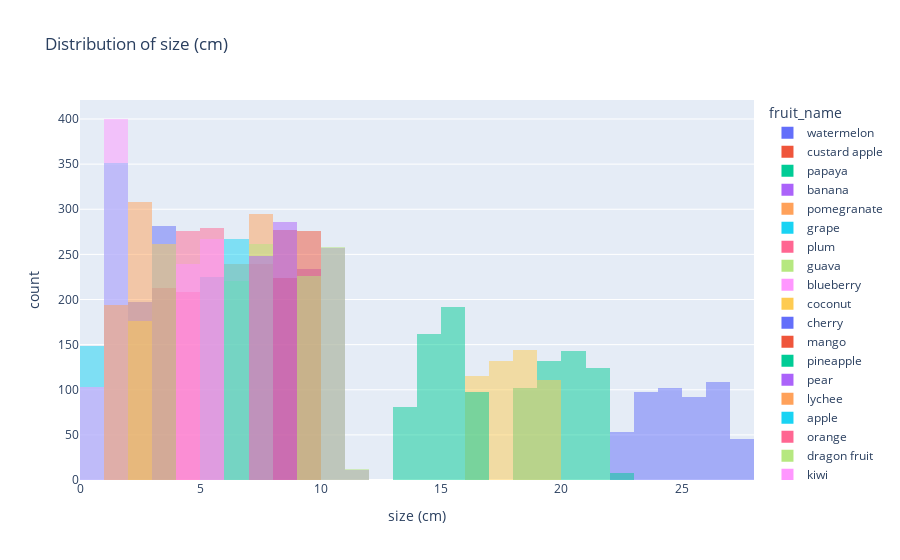
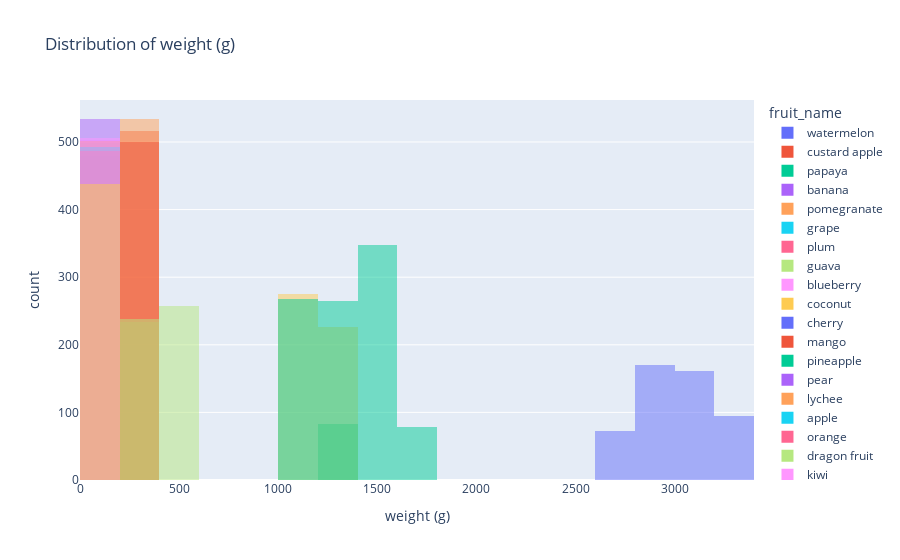
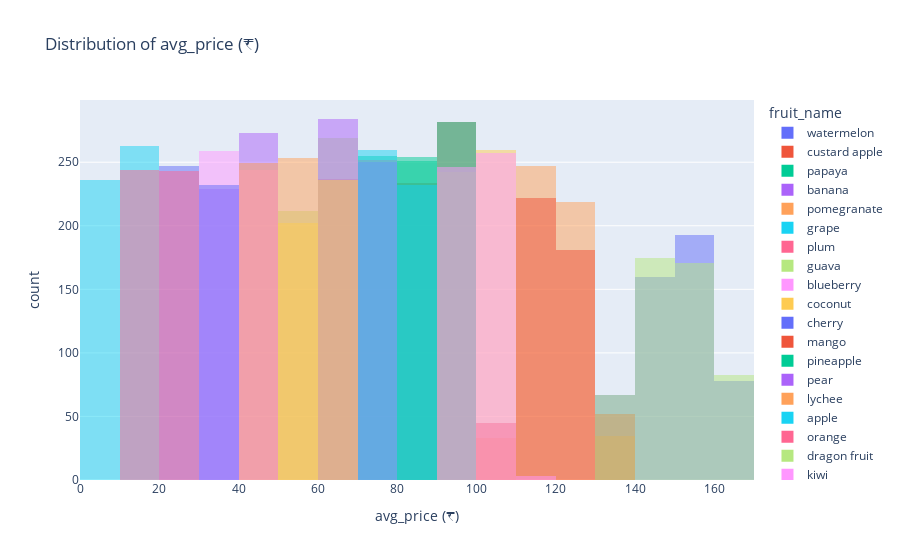

Write notebook code for charts like these, in order.
### Code cell
# Lets get into visualization ASAP: Starting with the distributions of numerical features

for col in ['size (cm)', 'weight (g)', 'avg_price (₹)']:
    fig = px.histogram(fruit_data, x=col, nbins=30, color='fruit_name', barmode='overlay',
                       title=f"Distribution of {col}")
    fig.show()

### Figure 1 — Plotly figure (JSON) as saved in the notebook; plotly's stock layout.template omitted (floating-point values rounded to 4 significant figures; data arrays with more than 128 entries replaced by an {"elided": "..."} marker saying what was removed)
{"data": [{"bingroup": "x", "hovertemplate": "fruit_name=watermelon<br>size (cm)=%{x}<br>count=%{y}<extra></extra>", "legendgroup": "watermelon", "marker": {"color": "#636efa", "opacity": 0.5, "pattern": {"shape": ""}}, "name": "watermelon", "nbinsx": 30, "orientation": "v", "showlegend": true, "type": "histogram", "x": {"elided": "498 float values"}, "xaxis": "x", "yaxis": "y"}, {"bingroup": "x", "hovertemplate": "fruit_name=custard apple<br>size (cm)=%{x}<br>count=%{y}<extra></extra>", "legendgroup": "custard apple", "marker": {"color": "#EF553B", "opacity": 0.5, "pattern": {"shape": ""}}, "name": "custard apple", "nbinsx": 30, "orientation": "v", "showlegend": true, "type": "histogram", "x": {"elided": "516 float values"}, "xaxis": "x", "yaxis": "y"}, {"bingroup": "x", "hovertemplate": "fruit_name=papaya<br>size (cm)=%{x}<br>count=%{y}<extra></extra>", "legendgroup": "papaya", "marker": {"color": "#00cc96", "opacity": 0.5, "pattern": {"shape": ""}}, "name": "papaya", "nbinsx": 30, "orientation": "v", "showlegend": true, "type": "histogram", "x": {"elided": "509 float values"}, "xaxis": "x", "yaxis": "y"}, {"bingroup": "x", "hovertemplate": "fruit_name=banana<br>size (cm)=%{x}<br>count=%{y}<extra></extra>", "legendgroup": "banana", "marker": {"color": "#ab63fa", "opacity": 0.5, "pattern": {"shape": ""}}, "name": "banana", "nbinsx": 30, "orientation": "v", "showlegend": true, "type": "histogram", "x": {"elided": "502 float values"}, "xaxis": "x", "yaxis": "y"}, {"bingroup": "x", "hovertemplate": "fruit_name=pomegranate<br>size (cm)=%{x}<br>count=%{y}<extra></extra>", "legendgroup": "pomegranate", "marker": {"color": "#FFA15A", "opacity": 0.5, "pattern": {"shape": ""}}, "name": "pomegranate", "nbinsx": 30, "orientation": "v", "showlegend": true, "type": "histogram", "x": {"elided": "534 float values"}, "xaxis": "x", "yaxis": "y"}, {"bingroup": "x", "hovertemplate": "fruit_name=grape<br>size (cm)=%{x}<br>count=%{y}<extra></extra>", "legendgroup": "grape", "marker": {"color": "#19d3f3", "opacity": 0.5, "pattern": {"shape": ""}}, "name": "grape", "nbinsx": 30, "orientation": "v", "showlegend": true, "type": "histogram", "x": {"elided": "499 float values"}, "xaxis": "x", "yaxis": "y"}, {"bingroup": "x", "hovertemplate": "fruit_name=plum<br>size (cm)=%{x}<br>count=%{y}<extra></extra>", "legendgroup": "plum", "marker": {"color": "#FF6692", "opacity": 0.5, "pattern": {"shape": ""}}, "name": "plum", "nbinsx": 30, "orientation": "v", "showlegend": true, "type": "histogram", "x": {"elided": "489 float values"}, "xaxis": "x", "yaxis": "y"}, {"bingroup": "x", "hovertemplate": "fruit_name=guava<br>size (cm)=%{x}<br>count=%{y}<extra></extra>", "legendgroup": "guava", "marker": {"color": "#B6E880", "opacity": 0.5, "pattern": {"shape": ""}}, "name": "guava", "nbinsx": 30, "orientation": "v", "showlegend": true, "type": "histogram", "x": {"elided": "481 float values"}, "xaxis": "x", "yaxis": "y"}, {"bingroup": "x", "hovertemplate": "fruit_name=blueberry<br>size (cm)=%{x}<br>count=%{y}<extra></extra>", "legendgroup": "blueberry", "marker": {"color": "#FF97FF", "opacity": 0.5, "pattern": {"shape": ""}}, "name": "blueberry", "nbinsx": 30, "orientation": "v", "showlegend": true, "type": "histogram", "x": {"elided": "503 float values"}, "xaxis": "x", "yaxis": "y"}, {"bingroup": "x", "hovertemplate": "fruit_name=coconut<br>size (cm)=%{x}<br>count=%{y}<extra></extra>", "legendgroup": "coconut", "marker": {"color": "#FECB52", "opacity": 0.5, "pattern": {"shape": ""}}, "name": "coconut", "nbinsx": 30, "orientation": "v", "showlegend": true, "type": "histogram", "x": {"elided": "502 float values"}, "xaxis": "x", "yaxis": "y"}, {"bingroup": "x", "hovertemplate": "fruit_name=cherry<br>size (cm)=%{x}<br>count=%{y}<extra></extra>", "legendgroup": "cherry", "marker": {"color": "#636efa", "opacity": 0.5, "pattern": {"shape": ""}}, "name": "cherry", "nbinsx": 30, "orientation": "v", "showlegend": true, "type": "histogram", "x": {"elided": "479 float values"}, "xaxis": "x", "yaxis": "y"}, {"bingroup": "x", "hovertemplate": "fruit_name=mango<br>size (cm)=%{x}<br>count=%{y}<extra></extra>", "legendgroup": "mango", "marker": {"color": "#EF553B", "opacity": 0.5, "pattern": {"shape": ""}}, "name": "mango", "nbinsx": 30, "orientation": "v", "showlegend": true, "type": "histogram", "x": {"elided": "500 float values"}, "xaxis": "x", "yaxis": "y"}, {"bingroup": "x", "hovertemplate": "fruit_name=pineapple<br>size (cm)=%{x}<br>count=%{y}<extra></extra>", "legendgroup": "pineapple", "marker": {"color": "#00cc96", "opacity": 0.5, "pattern": {"shape": ""}}, "name": "pineapple", "nbinsx": 30, "orientation": "v", "showlegend": true, "type": "histogram", "x": {"elided": "533 float values"}, "xaxis": "x", "yaxis": "y"}, {"bingroup": "x", "hovertemplate": "fruit_name=pear<br>size (cm)=%{x}<br>count=%{y}<extra></extra>", "legendgroup": "pear", "marker": {"color": "#ab63fa", "opacity": 0.5, "pattern": {"shape": ""}}, "name": "pear", "nbinsx": 30, "orientation": "v", "showlegend": true, "type": "histogram", "x": {"elided": "534 float values"}, "xaxis": "x", "yaxis": "y"}, {"bingroup": "x", "hovertemplate": "fruit_name=lychee<br>size (cm)=%{x}<br>count=%{y}<extra></extra>", "legendgroup": "lychee", "marker": {"color": "#FFA15A", "opacity": 0.5, "pattern": {"shape": ""}}, "name": "lychee", "nbinsx": 30, "orientation": "v", "showlegend": true, "type": "histogram", "x": {"elided": "502 float values"}, "xaxis": "x", "yaxis": "y"}, {"bingroup": "x", "hovertemplate": "fruit_name=apple<br>size (cm)=%{x}<br>count=%{y}<extra></extra>", "legendgroup": "apple", "marker": {"color": "#19d3f3", "opacity": 0.5, "pattern": {"shape": ""}}, "name": "apple", "nbinsx": 30, "orientation": "v", "showlegend": true, "type": "histogram", "x": {"elided": "492 float values"}, "xaxis": "x", "yaxis": "y"}, {"bingroup": "x", "hovertemplate": "fruit_name=orange<br>size (cm)=%{x}<br>count=%{y}<extra></extra>", "legendgroup": "orange", "marker": {"color": "#FF6692", "opacity": 0.5, "pattern": {"shape": ""}}, "name": "orange", "nbinsx": 30, "orientation": "v", "showlegend": true, "type": "histogram", "x": {"elided": "487 float values"}, "xaxis": "x", "yaxis": "y"}, {"bingroup": "x", "hovertemplate": "fruit_name=dragon fruit<br>size (cm)=%{x}<br>count=%{y}<extra></extra>", "legendgroup": "dragon fruit", "marker": {"color": "#B6E880", "opacity": 0.5, "pattern": {"shape": ""}}, "name": "dragon fruit", "nbinsx": 30, "orientation": "v", "showlegend": true, "type": "histogram", "x": {"elided": "496 float values"}, "xaxis": "x", "yaxis": "y"}, {"bingroup": "x", "hovertemplate": "fruit_name=kiwi<br>size (cm)=%{x}<br>count=%{y}<extra></extra>", "legendgroup": "kiwi", "marker": {"color": "#FF97FF", "opacity": 0.5, "pattern": {"shape": ""}}, "name": "kiwi", "nbinsx": 30, "orientation": "v", "showlegend": true, "type": "histogram", "x": {"elided": "506 float values"}, "xaxis": "x", "yaxis": "y"}, {"bingroup": "x", "hovertemplate": "fruit_name=strawberry<br>size (cm)=%{x}<br>count=%{y}<extra></extra>", "legendgroup": "strawberry", "marker": {"color": "#FECB52", "opacity": 0.5, "pattern": {"shape": ""}}, "name": "strawberry", "nbinsx": 30, "orientation": "v", "showlegend": true, "type": "histogram", "x": {"elided": "438 float values"}, "xaxis": "x", "yaxis": "y"}], "layout": {"barmode": "overlay", "legend": {"title": {"text": "fruit_name"}, "tracegroupgap": 0}, "title": {"text": "Distribution of size (cm)"}, "xaxis": {"anchor": "y", "domain": [0, 1], "title": {"text": "size (cm)"}}, "yaxis": {"anchor": "x", "domain": [0, 1], "title": {"text": "count"}}}}

### Figure 2 — Plotly figure (JSON) as saved in the notebook; plotly's stock layout.template omitted (floating-point values rounded to 4 significant figures; data arrays with more than 128 entries replaced by an {"elided": "..."} marker saying what was removed)
{"data": [{"bingroup": "x", "hovertemplate": "fruit_name=watermelon<br>weight (g)=%{x}<br>count=%{y}<extra></extra>", "legendgroup": "watermelon", "marker": {"color": "#636efa", "opacity": 0.5, "pattern": {"shape": ""}}, "name": "watermelon", "nbinsx": 30, "orientation": "v", "showlegend": true, "type": "histogram", "x": {"elided": "498 float values"}, "xaxis": "x", "yaxis": "y"}, {"bingroup": "x", "hovertemplate": "fruit_name=custard apple<br>weight (g)=%{x}<br>count=%{y}<extra></extra>", "legendgroup": "custard apple", "marker": {"color": "#EF553B", "opacity": 0.5, "pattern": {"shape": ""}}, "name": "custard apple", "nbinsx": 30, "orientation": "v", "showlegend": true, "type": "histogram", "x": {"elided": "516 float values"}, "xaxis": "x", "yaxis": "y"}, {"bingroup": "x", "hovertemplate": "fruit_name=papaya<br>weight (g)=%{x}<br>count=%{y}<extra></extra>", "legendgroup": "papaya", "marker": {"color": "#00cc96", "opacity": 0.5, "pattern": {"shape": ""}}, "name": "papaya", "nbinsx": 30, "orientation": "v", "showlegend": true, "type": "histogram", "x": {"elided": "509 float values"}, "xaxis": "x", "yaxis": "y"}, {"bingroup": "x", "hovertemplate": "fruit_name=banana<br>weight (g)=%{x}<br>count=%{y}<extra></extra>", "legendgroup": "banana", "marker": {"color": "#ab63fa", "opacity": 0.5, "pattern": {"shape": ""}}, "name": "banana", "nbinsx": 30, "orientation": "v", "showlegend": true, "type": "histogram", "x": {"elided": "502 float values"}, "xaxis": "x", "yaxis": "y"}, {"bingroup": "x", "hovertemplate": "fruit_name=pomegranate<br>weight (g)=%{x}<br>count=%{y}<extra></extra>", "legendgroup": "pomegranate", "marker": {"color": "#FFA15A", "opacity": 0.5, "pattern": {"shape": ""}}, "name": "pomegranate", "nbinsx": 30, "orientation": "v", "showlegend": true, "type": "histogram", "x": {"elided": "534 float values"}, "xaxis": "x", "yaxis": "y"}, {"bingroup": "x", "hovertemplate": "fruit_name=grape<br>weight (g)=%{x}<br>count=%{y}<extra></extra>", "legendgroup": "grape", "marker": {"color": "#19d3f3", "opacity": 0.5, "pattern": {"shape": ""}}, "name": "grape", "nbinsx": 30, "orientation": "v", "showlegend": true, "type": "histogram", "x": {"elided": "499 float values"}, "xaxis": "x", "yaxis": "y"}, {"bingroup": "x", "hovertemplate": "fruit_name=plum<br>weight (g)=%{x}<br>count=%{y}<extra></extra>", "legendgroup": "plum", "marker": {"color": "#FF6692", "opacity": 0.5, "pattern": {"shape": ""}}, "name": "plum", "nbinsx": 30, "orientation": "v", "showlegend": true, "type": "histogram", "x": {"elided": "489 float values"}, "xaxis": "x", "yaxis": "y"}, {"bingroup": "x", "hovertemplate": "fruit_name=guava<br>weight (g)=%{x}<br>count=%{y}<extra></extra>", "legendgroup": "guava", "marker": {"color": "#B6E880", "opacity": 0.5, "pattern": {"shape": ""}}, "name": "guava", "nbinsx": 30, "orientation": "v", "showlegend": true, "type": "histogram", "x": {"elided": "481 float values"}, "xaxis": "x", "yaxis": "y"}, {"bingroup": "x", "hovertemplate": "fruit_name=blueberry<br>weight (g)=%{x}<br>count=%{y}<extra></extra>", "legendgroup": "blueberry", "marker": {"color": "#FF97FF", "opacity": 0.5, "pattern": {"shape": ""}}, "name": "blueberry", "nbinsx": 30, "orientation": "v", "showlegend": true, "type": "histogram", "x": {"elided": "503 float values"}, "xaxis": "x", "yaxis": "y"}, {"bingroup": "x", "hovertemplate": "fruit_name=coconut<br>weight (g)=%{x}<br>count=%{y}<extra></extra>", "legendgroup": "coconut", "marker": {"color": "#FECB52", "opacity": 0.5, "pattern": {"shape": ""}}, "name": "coconut", "nbinsx": 30, "orientation": "v", "showlegend": true, "type": "histogram", "x": {"elided": "502 float values"}, "xaxis": "x", "yaxis": "y"}, {"bingroup": "x", "hovertemplate": "fruit_name=cherry<br>weight (g)=%{x}<br>count=%{y}<extra></extra>", "legendgroup": "cherry", "marker": {"color": "#636efa", "opacity": 0.5, "pattern": {"shape": ""}}, "name": "cherry", "nbinsx": 30, "orientation": "v", "showlegend": true, "type": "histogram", "x": {"elided": "479 float values"}, "xaxis": "x", "yaxis": "y"}, {"bingroup": "x", "hovertemplate": "fruit_name=mango<br>weight (g)=%{x}<br>count=%{y}<extra></extra>", "legendgroup": "mango", "marker": {"color": "#EF553B", "opacity": 0.5, "pattern": {"shape": ""}}, "name": "mango", "nbinsx": 30, "orientation": "v", "showlegend": true, "type": "histogram", "x": {"elided": "500 float values"}, "xaxis": "x", "yaxis": "y"}, {"bingroup": "x", "hovertemplate": "fruit_name=pineapple<br>weight (g)=%{x}<br>count=%{y}<extra></extra>", "legendgroup": "pineapple", "marker": {"color": "#00cc96", "opacity": 0.5, "pattern": {"shape": ""}}, "name": "pineapple", "nbinsx": 30, "orientation": "v", "showlegend": true, "type": "histogram", "x": {"elided": "533 float values"}, "xaxis": "x", "yaxis": "y"}, {"bingroup": "x", "hovertemplate": "fruit_name=pear<br>weight (g)=%{x}<br>count=%{y}<extra></extra>", "legendgroup": "pear", "marker": {"color": "#ab63fa", "opacity": 0.5, "pattern": {"shape": ""}}, "name": "pear", "nbinsx": 30, "orientation": "v", "showlegend": true, "type": "histogram", "x": {"elided": "534 float values"}, "xaxis": "x", "yaxis": "y"}, {"bingroup": "x", "hovertemplate": "fruit_name=lychee<br>weight (g)=%{x}<br>count=%{y}<extra></extra>", "legendgroup": "lychee", "marker": {"color": "#FFA15A", "opacity": 0.5, "pattern": {"shape": ""}}, "name": "lychee", "nbinsx": 30, "orientation": "v", "showlegend": true, "type": "histogram", "x": {"elided": "502 float values"}, "xaxis": "x", "yaxis": "y"}, {"bingroup": "x", "hovertemplate": "fruit_name=apple<br>weight (g)=%{x}<br>count=%{y}<extra></extra>", "legendgroup": "apple", "marker": {"color": "#19d3f3", "opacity": 0.5, "pattern": {"shape": ""}}, "name": "apple", "nbinsx": 30, "orientation": "v", "showlegend": true, "type": "histogram", "x": {"elided": "492 float values"}, "xaxis": "x", "yaxis": "y"}, {"bingroup": "x", "hovertemplate": "fruit_name=orange<br>weight (g)=%{x}<br>count=%{y}<extra></extra>", "legendgroup": "orange", "marker": {"color": "#FF6692", "opacity": 0.5, "pattern": {"shape": ""}}, "name": "orange", "nbinsx": 30, "orientation": "v", "showlegend": true, "type": "histogram", "x": {"elided": "487 float values"}, "xaxis": "x", "yaxis": "y"}, {"bingroup": "x", "hovertemplate": "fruit_name=dragon fruit<br>weight (g)=%{x}<br>count=%{y}<extra></extra>", "legendgroup": "dragon fruit", "marker": {"color": "#B6E880", "opacity": 0.5, "pattern": {"shape": ""}}, "name": "dragon fruit", "nbinsx": 30, "orientation": "v", "showlegend": true, "type": "histogram", "x": {"elided": "496 float values"}, "xaxis": "x", "yaxis": "y"}, {"bingroup": "x", "hovertemplate": "fruit_name=kiwi<br>weight (g)=%{x}<br>count=%{y}<extra></extra>", "legendgroup": "kiwi", "marker": {"color": "#FF97FF", "opacity": 0.5, "pattern": {"shape": ""}}, "name": "kiwi", "nbinsx": 30, "orientation": "v", "showlegend": true, "type": "histogram", "x": {"elided": "506 float values"}, "xaxis": "x", "yaxis": "y"}, {"bingroup": "x", "hovertemplate": "fruit_name=strawberry<br>weight (g)=%{x}<br>count=%{y}<extra></extra>", "legendgroup": "strawberry", "marker": {"color": "#FECB52", "opacity": 0.5, "pattern": {"shape": ""}}, "name": "strawberry", "nbinsx": 30, "orientation": "v", "showlegend": true, "type": "histogram", "x": {"elided": "438 float values"}, "xaxis": "x", "yaxis": "y"}], "layout": {"barmode": "overlay", "legend": {"title": {"text": "fruit_name"}, "tracegroupgap": 0}, "title": {"text": "Distribution of weight (g)"}, "xaxis": {"anchor": "y", "domain": [0, 1], "title": {"text": "weight (g)"}}, "yaxis": {"anchor": "x", "domain": [0, 1], "title": {"text": "count"}}}}

### Figure 3 — Plotly figure (JSON) as saved in the notebook; plotly's stock layout.template omitted (floating-point values rounded to 4 significant figures; data arrays with more than 128 entries replaced by an {"elided": "..."} marker saying what was removed)
{"data": [{"bingroup": "x", "hovertemplate": "fruit_name=watermelon<br>avg_price (₹)=%{x}<br>count=%{y}<extra></extra>", "legendgroup": "watermelon", "marker": {"color": "#636efa", "opacity": 0.5, "pattern": {"shape": ""}}, "name": "watermelon", "nbinsx": 30, "orientation": "v", "showlegend": true, "type": "histogram", "x": {"elided": "498 float values"}, "xaxis": "x", "yaxis": "y"}, {"bingroup": "x", "hovertemplate": "fruit_name=custard apple<br>avg_price (₹)=%{x}<br>count=%{y}<extra></extra>", "legendgroup": "custard apple", "marker": {"color": "#EF553B", "opacity": 0.5, "pattern": {"shape": ""}}, "name": "custard apple", "nbinsx": 30, "orientation": "v", "showlegend": true, "type": "histogram", "x": {"elided": "516 float values"}, "xaxis": "x", "yaxis": "y"}, {"bingroup": "x", "hovertemplate": "fruit_name=papaya<br>avg_price (₹)=%{x}<br>count=%{y}<extra></extra>", "legendgroup": "papaya", "marker": {"color": "#00cc96", "opacity": 0.5, "pattern": {"shape": ""}}, "name": "papaya", "nbinsx": 30, "orientation": "v", "showlegend": true, "type": "histogram", "x": {"elided": "509 float values"}, "xaxis": "x", "yaxis": "y"}, {"bingroup": "x", "hovertemplate": "fruit_name=banana<br>avg_price (₹)=%{x}<br>count=%{y}<extra></extra>", "legendgroup": "banana", "marker": {"color": "#ab63fa", "opacity": 0.5, "pattern": {"shape": ""}}, "name": "banana", "nbinsx": 30, "orientation": "v", "showlegend": true, "type": "histogram", "x": {"elided": "502 float values"}, "xaxis": "x", "yaxis": "y"}, {"bingroup": "x", "hovertemplate": "fruit_name=pomegranate<br>avg_price (₹)=%{x}<br>count=%{y}<extra></extra>", "legendgroup": "pomegranate", "marker": {"color": "#FFA15A", "opacity": 0.5, "pattern": {"shape": ""}}, "name": "pomegranate", "nbinsx": 30, "orientation": "v", "showlegend": true, "type": "histogram", "x": {"elided": "534 float values"}, "xaxis": "x", "yaxis": "y"}, {"bingroup": "x", "hovertemplate": "fruit_name=grape<br>avg_price (₹)=%{x}<br>count=%{y}<extra></extra>", "legendgroup": "grape", "marker": {"color": "#19d3f3", "opacity": 0.5, "pattern": {"shape": ""}}, "name": "grape", "nbinsx": 30, "orientation": "v", "showlegend": true, "type": "histogram", "x": {"elided": "499 float values"}, "xaxis": "x", "yaxis": "y"}, {"bingroup": "x", "hovertemplate": "fruit_name=plum<br>avg_price (₹)=%{x}<br>count=%{y}<extra></extra>", "legendgroup": "plum", "marker": {"color": "#FF6692", "opacity": 0.5, "pattern": {"shape": ""}}, "name": "plum", "nbinsx": 30, "orientation": "v", "showlegend": true, "type": "histogram", "x": {"elided": "489 float values"}, "xaxis": "x", "yaxis": "y"}, {"bingroup": "x", "hovertemplate": "fruit_name=guava<br>avg_price (₹)=%{x}<br>count=%{y}<extra></extra>", "legendgroup": "guava", "marker": {"color": "#B6E880", "opacity": 0.5, "pattern": {"shape": ""}}, "name": "guava", "nbinsx": 30, "orientation": "v", "showlegend": true, "type": "histogram", "x": {"elided": "481 float values"}, "xaxis": "x", "yaxis": "y"}, {"bingroup": "x", "hovertemplate": "fruit_name=blueberry<br>avg_price (₹)=%{x}<br>count=%{y}<extra></extra>", "legendgroup": "blueberry", "marker": {"color": "#FF97FF", "opacity": 0.5, "pattern": {"shape": ""}}, "name": "blueberry", "nbinsx": 30, "orientation": "v", "showlegend": true, "type": "histogram", "x": {"elided": "503 float values"}, "xaxis": "x", "yaxis": "y"}, {"bingroup": "x", "hovertemplate": "fruit_name=coconut<br>avg_price (₹)=%{x}<br>count=%{y}<extra></extra>", "legendgroup": "coconut", "marker": {"color": "#FECB52", "opacity": 0.5, "pattern": {"shape": ""}}, "name": "coconut", "nbinsx": 30, "orientation": "v", "showlegend": true, "type": "histogram", "x": {"elided": "502 float values"}, "xaxis": "x", "yaxis": "y"}, {"bingroup": "x", "hovertemplate": "fruit_name=cherry<br>avg_price (₹)=%{x}<br>count=%{y}<extra></extra>", "legendgroup": "cherry", "marker": {"color": "#636efa", "opacity": 0.5, "pattern": {"shape": ""}}, "name": "cherry", "nbinsx": 30, "orientation": "v", "showlegend": true, "type": "histogram", "x": {"elided": "479 float values"}, "xaxis": "x", "yaxis": "y"}, {"bingroup": "x", "hovertemplate": "fruit_name=mango<br>avg_price (₹)=%{x}<br>count=%{y}<extra></extra>", "legendgroup": "mango", "marker": {"color": "#EF553B", "opacity": 0.5, "pattern": {"shape": ""}}, "name": "mango", "nbinsx": 30, "orientation": "v", "showlegend": true, "type": "histogram", "x": {"elided": "500 float values"}, "xaxis": "x", "yaxis": "y"}, {"bingroup": "x", "hovertemplate": "fruit_name=pineapple<br>avg_price (₹)=%{x}<br>count=%{y}<extra></extra>", "legendgroup": "pineapple", "marker": {"color": "#00cc96", "opacity": 0.5, "pattern": {"shape": ""}}, "name": "pineapple", "nbinsx": 30, "orientation": "v", "showlegend": true, "type": "histogram", "x": {"elided": "533 float values"}, "xaxis": "x", "yaxis": "y"}, {"bingroup": "x", "hovertemplate": "fruit_name=pear<br>avg_price (₹)=%{x}<br>count=%{y}<extra></extra>", "legendgroup": "pear", "marker": {"color": "#ab63fa", "opacity": 0.5, "pattern": {"shape": ""}}, "name": "pear", "nbinsx": 30, "orientation": "v", "showlegend": true, "type": "histogram", "x": {"elided": "534 float values"}, "xaxis": "x", "yaxis": "y"}, {"bingroup": "x", "hovertemplate": "fruit_name=lychee<br>avg_price (₹)=%{x}<br>count=%{y}<extra></extra>", "legendgroup": "lychee", "marker": {"color": "#FFA15A", "opacity": 0.5, "pattern": {"shape": ""}}, "name": "lychee", "nbinsx": 30, "orientation": "v", "showlegend": true, "type": "histogram", "x": {"elided": "502 float values"}, "xaxis": "x", "yaxis": "y"}, {"bingroup": "x", "hovertemplate": "fruit_name=apple<br>avg_price (₹)=%{x}<br>count=%{y}<extra></extra>", "legendgroup": "apple", "marker": {"color": "#19d3f3", "opacity": 0.5, "pattern": {"shape": ""}}, "name": "apple", "nbinsx": 30, "orientation": "v", "showlegend": true, "type": "histogram", "x": {"elided": "492 float values"}, "xaxis": "x", "yaxis": "y"}, {"bingroup": "x", "hovertemplate": "fruit_name=orange<br>avg_price (₹)=%{x}<br>count=%{y}<extra></extra>", "legendgroup": "orange", "marker": {"color": "#FF6692", "opacity": 0.5, "pattern": {"shape": ""}}, "name": "orange", "nbinsx": 30, "orientation": "v", "showlegend": true, "type": "histogram", "x": {"elided": "487 float values"}, "xaxis": "x", "yaxis": "y"}, {"bingroup": "x", "hovertemplate": "fruit_name=dragon fruit<br>avg_price (₹)=%{x}<br>count=%{y}<extra></extra>", "legendgroup": "dragon fruit", "marker": {"color": "#B6E880", "opacity": 0.5, "pattern": {"shape": ""}}, "name": "dragon fruit", "nbinsx": 30, "orientation": "v", "showlegend": true, "type": "histogram", "x": {"elided": "496 float values"}, "xaxis": "x", "yaxis": "y"}, {"bingroup": "x", "hovertemplate": "fruit_name=kiwi<br>avg_price (₹)=%{x}<br>count=%{y}<extra></extra>", "legendgroup": "kiwi", "marker": {"color": "#FF97FF", "opacity": 0.5, "pattern": {"shape": ""}}, "name": "kiwi", "nbinsx": 30, "orientation": "v", "showlegend": true, "type": "histogram", "x": {"elided": "506 float values"}, "xaxis": "x", "yaxis": "y"}, {"bingroup": "x", "hovertemplate": "fruit_name=strawberry<br>avg_price (₹)=%{x}<br>count=%{y}<extra></extra>", "legendgroup": "strawberry", "marker": {"color": "#FECB52", "opacity": 0.5, "pattern": {"shape": ""}}, "name": "strawberry", "nbinsx": 30, "orientation": "v", "showlegend": true, "type": "histogram", "x": {"elided": "438 float values"}, "xaxis": "x", "yaxis": "y"}], "layout": {"barmode": "overlay", "legend": {"title": {"text": "fruit_name"}, "tracegroupgap": 0}, "title": {"text": "Distribution of avg_price (₹)"}, "xaxis": {"anchor": "y", "domain": [0, 1], "title": {"text": "avg_price (₹)"}}, "yaxis": {"anchor": "x", "domain": [0, 1], "title": {"text": "count"}}}}
